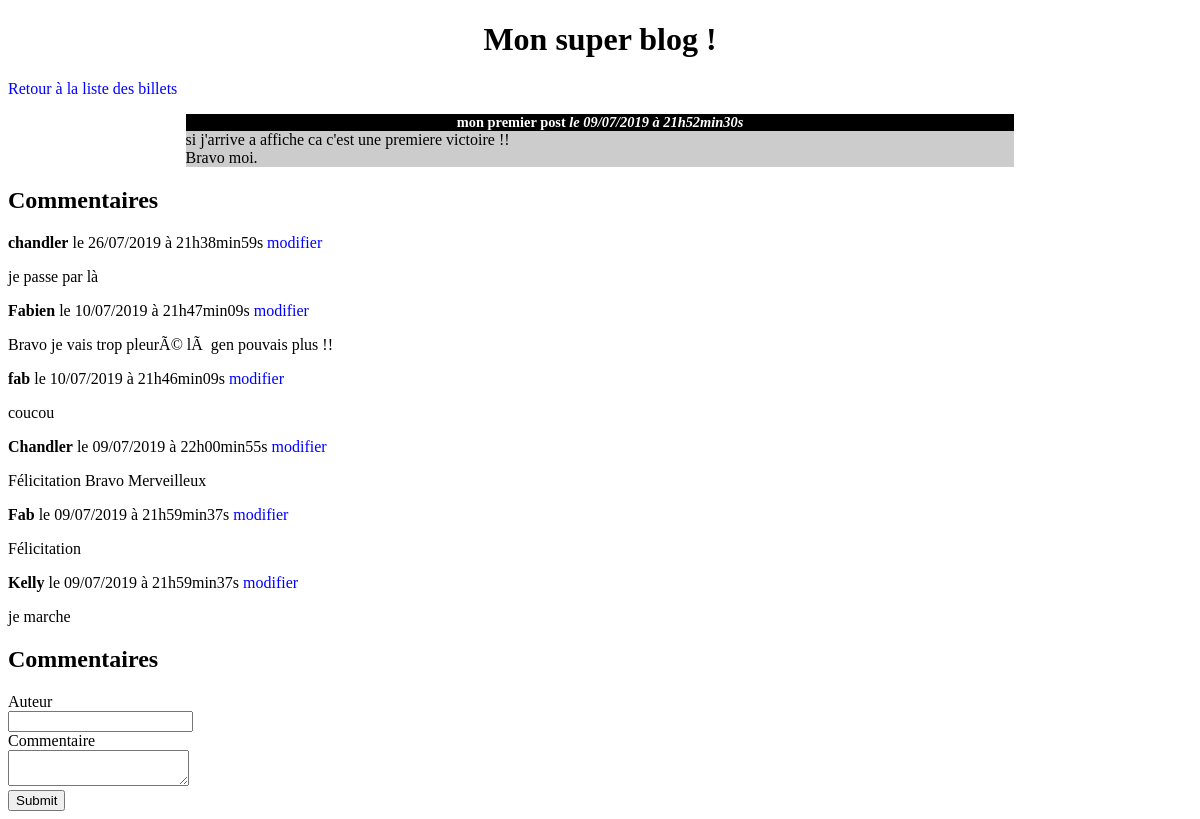
Page /index.php?action=post&id=1 on the committed database.
### tables this page shows
CREATE TABLE IF NOT EXISTS `posts` (
  `ID` int(11) NOT NULL AUTO_INCREMENT,
  `title` varchar(255) NOT NULL,
  `content` text NOT NULL,
  `creation_date` datetime NOT NULL,
  PRIMARY KEY (`ID`)
);

CREATE TABLE IF NOT EXISTS `comments` (
  `ID` int(11) NOT NULL AUTO_INCREMENT,
  `post_id` int(11) NOT NULL,
  `author` varchar(255) NOT NULL,
  `comment` text NOT NULL,
  `comment_date` datetime NOT NULL,
  PRIMARY KEY (`ID`)
);

### controller/frontend.php (called while the page is built, shortened)
<?php
require_once('model/PostManager.php');
require_once('model/CommentManager.php');
function post()
{
    $postManager = new PostManager();
    $commentManager = new CommentManager();
    $post = $postManager->getPost($_GET['id']);
    $comments = $commentManager->getComments($_GET['id']);
    require('view/frontend/postView.php');
}

### model/PostManager.php (called while the page is built, shortened)
<?php
class PostManager extends Manager
{
	public function getPost($postId)
    {
        $db = $this->dbConnect();
        $req = $db->prepare('SELECT id, title, content, DATE_FORMAT(creation_date, \'%d/%m/%Y à %Hh%imin%ss\') AS creation_date_fr FROM posts WHERE id = ?');
        $req->execute(array($postId));
        $post = $req->fetch();
        return $post;
    }
   }

### model/CommentManager.php (called while the page is built, shortened)
<?php
class CommentManager extends Manager
{
    public function getComments($postId)
    {
        $db = $this->dbConnect();
        $comments = $db->prepare('SELECT id, author, comment, DATE_FORMAT(comment_date, \'%d/%m/%Y à %Hh%imin%ss\') AS comment_date_fr FROM comments WHERE post_id = ? ORDER BY comment_date DESC');
        $comments->execute(array($postId));
        return $comments;
    }
   }

### view/frontend/postView.php (the view, shortened to what this page needs)
<!DOCTYPE html>
<html>
    <head>
        <link href="public/css/style.css" rel="stylesheet" />
    </head>
    <body>
        <h1>Mon super blog !</h1>
        <p><a href="index.php">Retour à la liste des billets</a></p>
        <div class="news">
            <h3>
                <?= htmlspecialchars($post['title']) ?>
                <em>le <?= $post['creation_date_fr'] ?></em>
            </h3>
            <p>
                <?= nl2br(htmlspecialchars($post['content'])) ?>
            </p>
        </div>
        <h2>Commentaires</h2>
        <?php
        while ($comment = $comments->fetch())
        {
        ?>
            <p><strong><?= htmlspecialchars($comment['author']) ?></strong> le <?= $comment['comment_date_fr']?>
				<a href="index.php?action=viewComment&amp;id=<?= $comment['id']?>&amp;postId=<?= $post['id'] ?>">modifier</a>
            <p><?= nl2br(htmlspecialchars($comment['comment'])) ?></p>
        <?php
        }
        ?>
	<h2>Commentaires</h2>
<form action="index.php?action=addComment&amp;id=<?= $post['id'] ?>" method="post">
    <div>
        <label for="author">Auteur</label><br />
        <input type="text" id="author" name="author" />
    </div>
    <div>
        <label for="comment">Commentaire</label><br />
        <textarea id="comment" name="comment"></textarea>
    </div>
    <div>
        <input type="submit" />
    </div>
</form>
    </body>
</html>

### index.php (shortened to what this page needs)
<?php
require('controller/frontend.php');
try {
    if (isset($_GET['action'])) {
        if ($_GET['action'] == 'listPosts') {
            listPosts();
        }
        elseif ($_GET['action'] == 'post') {
            if (isset($_GET['id']) && $_GET['id'] > 0) {
                post();
            }
            else {
                throw new Exception('Aucun identifiant de billet envoyé');
            }
        }
    }
    else {
        listPosts();
    }
}
	catch(Exception $e) {
    echo 'Erreur : ' . $e->getMessage();
}

### public/css/style.css (style rules this page uses)
h1, h3 { text-align:center; }
h3 { background-color:black; color:white; font-size:0.9em; margin-bottom:0px; }
.news p { background-color:#CCCCCC; margin-top:0px; }
.news { width:70%; margin:auto; }
a { text-decoration: none; color: blue; }

### rows in the picture
posts: title "mon premier post", content "si j'arrive a affiche ca c'est une premiere victoire !! Bravo moi."
comments: author "chandler", comment_date_fr "26/07/2019 à 21h38min59s", comment "je passe par là"
comments: author "Fabien", comment_date_fr "10/07/2019 à 21h47min09s", comment "Bravo je vais trop pleurÃ© lÃ gen pouvais plus !!"
comments: author "fab", comment_date_fr "10/07/2019 à 21h46min09s", comment "coucou"
comments: author "Chandler", comment_date_fr "09/07/2019 à 22h00min55s", comment "Félicitation Bravo Merveilleux"
comments: author "Fab", comment_date_fr "09/07/2019 à 21h59min37s", comment "Félicitation"
comments: author "Kelly", comment_date_fr "09/07/2019 à 21h59min37s", comment "je marche"

### other values in the picture
$post['creation_date_fr'] "09/07/2019 à 21h52min30s"
